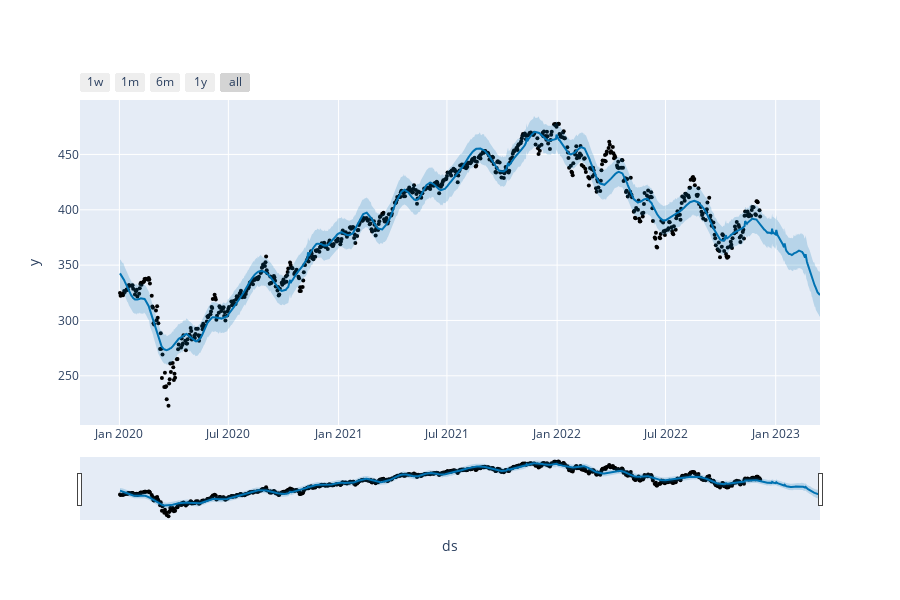

The code cell stored with this chart in its notebook:
### Code cell
# Python
plot_plotly(m, forecast)

### Figure 1 — Plotly figure (JSON) as saved in the notebook; plotly's stock layout.template omitted (floating-point values rounded to 4 significant figures; data arrays with more than 128 entries replaced by an {"elided": "..."} marker saying what was removed)
{"data": [{"marker": {"color": "black", "size": 4}, "mode": "markers", "name": "Actual", "type": "scatter", "x": {"elided": "739 str values"}, "y": {"elided": "739 float values"}}, {"hoverinfo": "skip", "line": {"width": 0}, "mode": "lines", "type": "scatter", "x": {"elided": "839 str values"}, "y": {"elided": "839 float values"}}, {"fill": "tonexty", "fillcolor": "rgba(0, 114, 178, 0.2)", "line": {"color": "#0072B2", "width": 2}, "mode": "lines", "name": "Predicted", "type": "scatter", "x": {"elided": "839 str values"}, "y": {"elided": "839 float values"}}, {"fill": "tonexty", "fillcolor": "rgba(0, 114, 178, 0.2)", "hoverinfo": "skip", "line": {"width": 0}, "mode": "lines", "type": "scatter", "x": {"elided": "839 str values"}, "y": {"elided": "839 float values"}}], "layout": {"height": 600, "showlegend": false, "width": 900, "xaxis": {"rangeselector": {"buttons": [{"count": 7, "label": "1w", "step": "day", "stepmode": "backward"}, {"count": 1, "label": "1m", "step": "month", "stepmode": "backward"}, {"count": 6, "label": "6m", "step": "month", "stepmode": "backward"}, {"count": 1, "label": "1y", "step": "year", "stepmode": "backward"}, {"step": "all"}]}, "rangeslider": {"visible": true}, "title": {"text": "ds"}, "type": "date"}, "yaxis": {"title": {"text": "y"}}}}
